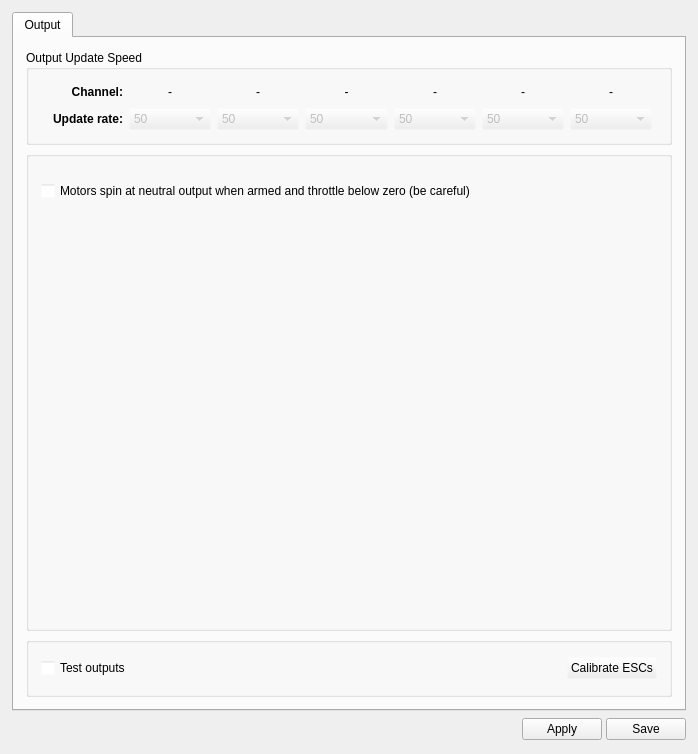
<?xml version="1.0" encoding="UTF-8"?>
<ui version="4.0">
 <class>OutputWidget</class>
 <widget class="QWidget" name="OutputWidget">
  <property name="geometry">
   <rect>
    <x>0</x>
    <y>0</y>
    <width>698</width>
    <height>754</height>
   </rect>
  </property>
  <property name="windowTitle">
   <string>Form</string>
  </property>
  <layout class="QVBoxLayout" name="verticalLayout_2">
   <property name="leftMargin">
    <number>12</number>
   </property>
   <property name="topMargin">
    <number>12</number>
   </property>
   <property name="rightMargin">
    <number>12</number>
   </property>
   <property name="bottomMargin">
    <number>12</number>
   </property>
   <item>
    <widget class="QTabWidget" name="tabWidget">
     <property name="tabShape">
      <enum>QTabWidget::Rounded</enum>
     </property>
     <property name="currentIndex">
      <number>0</number>
     </property>
     <property name="elideMode">
      <enum>Qt::ElideMiddle</enum>
     </property>
     <widget class="QWidget" name="tab">
      <attribute name="title">
       <string>Output</string>
      </attribute>
      <layout class="QVBoxLayout" name="verticalLayout_4">
       <property name="spacing">
        <number>0</number>
       </property>
       <property name="leftMargin">
        <number>0</number>
       </property>
       <property name="topMargin">
        <number>0</number>
       </property>
       <property name="rightMargin">
        <number>0</number>
       </property>
       <property name="bottomMargin">
        <number>0</number>
       </property>
       <item>
        <widget class="QScrollArea" name="scrollArea">
         <property name="palette">
          <palette>
           <active>
            <colorrole role="Base">
             <brush brushstyle="SolidPattern">
              <color alpha="255">
               <red>255</red>
               <green>255</green>
               <blue>255</blue>
              </color>
             </brush>
            </colorrole>
            <colorrole role="Window">
             <brush brushstyle="SolidPattern">
              <color alpha="0">
               <red>232</red>
               <green>232</green>
               <blue>232</blue>
              </color>
             </brush>
            </colorrole>
           </active>
           <inactive>
            <colorrole role="Base">
             <brush brushstyle="SolidPattern">
              <color alpha="255">
               <red>255</red>
               <green>255</green>
               <blue>255</blue>
              </color>
             </brush>
            </colorrole>
            <colorrole role="Window">
             <brush brushstyle="SolidPattern">
              <color alpha="0">
               <red>232</red>
               <green>232</green>
               <blue>232</blue>
              </color>
             </brush>
            </colorrole>
           </inactive>
           <disabled>
            <colorrole role="Base">
             <brush brushstyle="SolidPattern">
              <color alpha="0">
               <red>232</red>
               <green>232</green>
               <blue>232</blue>
              </color>
             </brush>
            </colorrole>
            <colorrole role="Window">
             <brush brushstyle="SolidPattern">
              <color alpha="0">
               <red>232</red>
               <green>232</green>
               <blue>232</blue>
              </color>
             </brush>
            </colorrole>
           </disabled>
          </palette>
         </property>
         <property name="frameShape">
          <enum>QFrame::NoFrame</enum>
         </property>
         <property name="widgetResizable">
          <bool>true</bool>
         </property>
         <widget class="QWidget" name="scrollAreaWidgetContents">
          <property name="geometry">
           <rect>
            <x>0</x>
            <y>0</y>
            <width>670</width>
            <height>664</height>
           </rect>
          </property>
          <layout class="QVBoxLayout" name="verticalLayout_3">
           <property name="spacing">
            <number>6</number>
           </property>
           <property name="leftMargin">
            <number>12</number>
           </property>
           <property name="topMargin">
            <number>12</number>
           </property>
           <property name="rightMargin">
            <number>12</number>
           </property>
           <property name="bottomMargin">
            <number>12</number>
           </property>
           <item>
            <widget class="QGroupBox" name="groupBox_2">
             <property name="sizePolicy">
              <sizepolicy hsizetype="Expanding" vsizetype="Fixed">
               <horstretch>0</horstretch>
               <verstretch>0</verstretch>
              </sizepolicy>
             </property>
             <property name="minimumSize">
              <size>
               <width>0</width>
               <height>0</height>
              </size>
             </property>
             <property name="title">
              <string>Output Update Speed</string>
             </property>
             <layout class="QGridLayout" name="gridLayout" columnstretch="0,0,0,0,0,0,0,0,0">
              <property name="leftMargin">
               <number>12</number>
              </property>
              <property name="topMargin">
               <number>12</number>
              </property>
              <property name="rightMargin">
               <number>12</number>
              </property>
              <property name="bottomMargin">
               <number>12</number>
              </property>
              <property name="horizontalSpacing">
               <number>6</number>
              </property>
              <item row="0" column="7">
               <widget class="QLabel" name="chBank6">
                <property name="text">
                 <string>-</string>
                </property>
                <property name="alignment">
                 <set>Qt::AlignCenter</set>
                </property>
               </widget>
              </item>
              <item row="0" column="1">
               <widget class="QLabel" name="label_9">
                <property name="font">
                 <font>
                  <weight>75</weight>
                  <bold>true</bold>
                 </font>
                </property>
                <property name="text">
                 <string>Channel:</string>
                </property>
                <property name="alignment">
                 <set>Qt::AlignRight|Qt::AlignTrailing|Qt::AlignVCenter</set>
                </property>
               </widget>
              </item>
              <item row="0" column="2">
               <widget class="QLabel" name="chBank1">
                <property name="text">
                 <string>-</string>
                </property>
                <property name="alignment">
                 <set>Qt::AlignCenter</set>
                </property>
               </widget>
              </item>
              <item row="0" column="3">
               <widget class="QLabel" name="chBank2">
                <property name="text">
                 <string>-</string>
                </property>
                <property name="alignment">
                 <set>Qt::AlignCenter</set>
                </property>
               </widget>
              </item>
              <item row="0" column="4">
               <widget class="QLabel" name="chBank3">
                <property name="text">
                 <string>-</string>
                </property>
                <property name="alignment">
                 <set>Qt::AlignCenter</set>
                </property>
               </widget>
              </item>
              <item row="0" column="5">
               <widget class="QLabel" name="chBank4">
                <property name="text">
                 <string>-</string>
                </property>
                <property name="alignment">
                 <set>Qt::AlignCenter</set>
                </property>
               </widget>
              </item>
              <item row="1" column="1">
               <widget class="QLabel" name="label_3">
                <property name="sizePolicy">
                 <sizepolicy hsizetype="Minimum" vsizetype="Preferred">
                  <horstretch>0</horstretch>
                  <verstretch>0</verstretch>
                 </sizepolicy>
                </property>
                <property name="minimumSize">
                 <size>
                  <width>0</width>
                  <height>20</height>
                 </size>
                </property>
                <property name="font">
                 <font>
                  <weight>75</weight>
                  <bold>true</bold>
                 </font>
                </property>
                <property name="text">
                 <string>Update rate:</string>
                </property>
                <property name="alignment">
                 <set>Qt::AlignRight|Qt::AlignTrailing|Qt::AlignVCenter</set>
                </property>
               </widget>
              </item>
              <item row="1" column="2">
               <widget class="QComboBox" name="cb_outputRate1">
                <property name="enabled">
                 <bool>false</bool>
                </property>
                <property name="sizePolicy">
                 <sizepolicy hsizetype="Minimum" vsizetype="Fixed">
                  <horstretch>0</horstretch>
                  <verstretch>0</verstretch>
                 </sizepolicy>
                </property>
                <property name="minimumSize">
                 <size>
                  <width>0</width>
                  <height>20</height>
                 </size>
                </property>
                <property name="toolTip">
                 <string>Setup &quot;TurboPWM&quot; here: usual value is 400 Hz for multirotor airframes.
Leave at 50Hz for fixed wing.</string>
                </property>
                <item>
                 <property name="text">
                  <string>50</string>
                 </property>
                </item>
                <item>
                 <property name="text">
                  <string>60</string>
                 </property>
                </item>
                <item>
                 <property name="text">
                  <string>125</string>
                 </property>
                </item>
                <item>
                 <property name="text">
                  <string>165</string>
                 </property>
                </item>
                <item>
                 <property name="text">
                  <string>270</string>
                 </property>
                </item>
                <item>
                 <property name="text">
                  <string>330</string>
                 </property>
                </item>
                <item>
                 <property name="text">
                  <string>400</string>
                 </property>
                </item>
                <item>
                 <property name="text">
                  <string>1000</string>
                 </property>
                </item>
                <item>
                 <property name="text">
                  <string>2000</string>
                 </property>
                </item>
                <item>
                 <property name="text">
                  <string>4000</string>
                 </property>
                </item>
                <item>
                 <property name="text">
                  <string>8000</string>
                 </property>
                </item>
                <item>
                 <property name="text">
                  <string>12000</string>
                 </property>
                </item>
                <item>
                 <property name="text">
                  <string>0</string>
                 </property>
                </item>
               </widget>
              </item>
              <item row="1" column="3">
               <widget class="QComboBox" name="cb_outputRate2">
                <property name="enabled">
                 <bool>false</bool>
                </property>
                <property name="sizePolicy">
                 <sizepolicy hsizetype="Minimum" vsizetype="Fixed">
                  <horstretch>0</horstretch>
                  <verstretch>0</verstretch>
                 </sizepolicy>
                </property>
                <property name="minimumSize">
                 <size>
                  <width>0</width>
                  <height>20</height>
                 </size>
                </property>
                <property name="toolTip">
                 <string>Setup &quot;TurboPWM&quot; here: usual value is 400 Hz for multirotor airframes.
Leave at 50Hz for fixed wing.</string>
                </property>
                <item>
                 <property name="text">
                  <string>50</string>
                 </property>
                </item>
                <item>
                 <property name="text">
                  <string>60</string>
                 </property>
                </item>
                <item>
                 <property name="text">
                  <string>125</string>
                 </property>
                </item>
                <item>
                 <property name="text">
                  <string>165</string>
                 </property>
                </item>
                <item>
                 <property name="text">
                  <string>270</string>
                 </property>
                </item>
                <item>
                 <property name="text">
                  <string>330</string>
                 </property>
                </item>
                <item>
                 <property name="text">
                  <string>400</string>
                 </property>
                </item>
                <item>
                 <property name="text">
                  <string>1000</string>
                 </property>
                </item>
                <item>
                 <property name="text">
                  <string>2000</string>
                 </property>
                </item>
                <item>
                 <property name="text">
                  <string>4000</string>
                 </property>
                </item>
                <item>
                 <property name="text">
                  <string>8000</string>
                 </property>
                </item>
                <item>
                 <property name="text">
                  <string>12000</string>
                 </property>
                </item>
                <item>
                 <property name="text">
                  <string>0</string>
                 </property>
                </item>
               </widget>
              </item>
              <item row="0" column="6">
               <widget class="QLabel" name="chBank5">
                <property name="text">
                 <string>-</string>
                </property>
                <property name="alignment">
                 <set>Qt::AlignCenter</set>
                </property>
               </widget>
              </item>
              <item row="1" column="4">
               <widget class="QComboBox" name="cb_outputRate3">
                <property name="enabled">
                 <bool>false</bool>
                </property>
                <property name="sizePolicy">
                 <sizepolicy hsizetype="Minimum" vsizetype="Fixed">
                  <horstretch>0</horstretch>
                  <verstretch>0</verstretch>
                 </sizepolicy>
                </property>
                <property name="minimumSize">
                 <size>
                  <width>0</width>
                  <height>20</height>
                 </size>
                </property>
                <property name="toolTip">
                 <string>Setup &quot;TurboPWM&quot; here: usual value is 400 Hz for multirotor airframes.
Leave at 50Hz for fixed wing.</string>
                </property>
                <item>
                 <property name="text">
                  <string>50</string>
                 </property>
                </item>
                <item>
                 <property name="text">
                  <string>60</string>
                 </property>
                </item>
                <item>
                 <property name="text">
                  <string>125</string>
                 </property>
                </item>
                <item>
                 <property name="text">
                  <string>165</string>
                 </property>
                </item>
                <item>
                 <property name="text">
                  <string>270</string>
                 </property>
                </item>
                <item>
                 <property name="text">
                  <string>330</string>
                 </property>
                </item>
                <item>
                 <property name="text">
                  <string>400</string>
                 </property>
                </item>
                <item>
                 <property name="text">
                  <string>1000</string>
                 </property>
                </item>
                <item>
                 <property name="text">
                  <string>2000</string>
                 </property>
                </item>
                <item>
                 <property name="text">
                  <string>4000</string>
                 </property>
                </item>
                <item>
                 <property name="text">
                  <string>8000</string>
                 </property>
                </item>
                <item>
                 <property name="text">
                  <string>12000</string>
                 </property>
                </item>
                <item>
                 <property name="text">
                  <string>0</string>
                 </property>
                </item>
               </widget>
              </item>
              <item row="1" column="5">
               <widget class="QComboBox" name="cb_outputRate4">
                <property name="enabled">
                 <bool>false</bool>
                </property>
                <property name="sizePolicy">
                 <sizepolicy hsizetype="Minimum" vsizetype="Fixed">
                  <horstretch>0</horstretch>
                  <verstretch>0</verstretch>
                 </sizepolicy>
                </property>
                <property name="minimumSize">
                 <size>
                  <width>0</width>
                  <height>20</height>
                 </size>
                </property>
                <property name="toolTip">
                 <string>Setup &quot;TurboPWM&quot; here: usual value is 400 Hz for multirotor airframes.
Leave at 50Hz for fixed wing.</string>
                </property>
                <item>
                 <property name="text">
                  <string>50</string>
                 </property>
                </item>
                <item>
                 <property name="text">
                  <string>60</string>
                 </property>
                </item>
                <item>
                 <property name="text">
                  <string>125</string>
                 </property>
                </item>
                <item>
                 <property name="text">
                  <string>165</string>
                 </property>
                </item>
                <item>
                 <property name="text">
                  <string>270</string>
                 </property>
                </item>
                <item>
                 <property name="text">
                  <string>330</string>
                 </property>
                </item>
                <item>
                 <property name="text">
                  <string>400</string>
                 </property>
                </item>
                <item>
                 <property name="text">
                  <string>1000</string>
                 </property>
                </item>
                <item>
                 <property name="text">
                  <string>2000</string>
                 </property>
                </item>
                <item>
                 <property name="text">
                  <string>4000</string>
                 </property>
                </item>
                <item>
                 <property name="text">
                  <string>8000</string>
                 </property>
                </item>
                <item>
                 <property name="text">
                  <string>12000</string>
                 </property>
                </item>
                <item>
                 <property name="text">
                  <string>0</string>
                 </property>
                </item>
               </widget>
              </item>
              <item row="1" column="7">
               <widget class="QComboBox" name="cb_outputRate6">
                <property name="enabled">
                 <bool>false</bool>
                </property>
                <property name="sizePolicy">
                 <sizepolicy hsizetype="Minimum" vsizetype="Fixed">
                  <horstretch>0</horstretch>
                  <verstretch>0</verstretch>
                 </sizepolicy>
                </property>
                <property name="minimumSize">
                 <size>
                  <width>0</width>
                  <height>20</height>
                 </size>
                </property>
                <property name="currentIndex">
                 <number>0</number>
                </property>
                <item>
                 <property name="text">
                  <string>50</string>
                 </property>
                </item>
                <item>
                 <property name="text">
                  <string>60</string>
                 </property>
                </item>
                <item>
                 <property name="text">
                  <string>125</string>
                 </property>
                </item>
                <item>
                 <property name="text">
                  <string>165</string>
                 </property>
                </item>
                <item>
                 <property name="text">
                  <string>270</string>
                 </property>
                </item>
                <item>
                 <property name="text">
                  <string>330</string>
                 </property>
                </item>
                <item>
                 <property name="text">
                  <string>400</string>
                 </property>
                </item>
                <item>
                 <property name="text">
                  <string>1000</string>
                 </property>
                </item>
                <item>
                 <property name="text">
                  <string>2000</string>
                 </property>
                </item>
                <item>
                 <property name="text">
                  <string>4000</string>
                 </property>
                </item>
                <item>
                 <property name="text">
                  <string>8000</string>
                 </property>
                </item>
                <item>
                 <property name="text">
                  <string>12000</string>
                 </property>
                </item>
                <item>
                 <property name="text">
                  <string>0</string>
                 </property>
                </item>
               </widget>
              </item>
              <item row="1" column="6">
               <widget class="QComboBox" name="cb_outputRate5">
                <property name="enabled">
                 <bool>false</bool>
                </property>
                <property name="sizePolicy">
                 <sizepolicy hsizetype="Minimum" vsizetype="Fixed">
                  <horstretch>0</horstretch>
                  <verstretch>0</verstretch>
                 </sizepolicy>
                </property>
                <property name="minimumSize">
                 <size>
                  <width>0</width>
                  <height>20</height>
                 </size>
                </property>
                <property name="editable">
                 <bool>false</bool>
                </property>
                <property name="currentIndex">
                 <number>0</number>
                </property>
                <item>
                 <property name="text">
                  <string>50</string>
                 </property>
                </item>
                <item>
                 <property name="text">
                  <string>60</string>
                 </property>
                </item>
                <item>
                 <property name="text">
                  <string>125</string>
                 </property>
                </item>
                <item>
                 <property name="text">
                  <string>165</string>
                 </property>
                </item>
                <item>
                 <property name="text">
                  <string>270</string>
                 </property>
                </item>
                <item>
                 <property name="text">
                  <string>330</string>
                 </property>
                </item>
                <item>
                 <property name="text">
                  <string>400</string>
                 </property>
                </item>
                <item>
                 <property name="text">
                  <string>1000</string>
                 </property>
                </item>
                <item>
                 <property name="text">
                  <string>2000</string>
                 </property>
                </item>
                <item>
                 <property name="text">
                  <string>4000</string>
                 </property>
                </item>
                <item>
                 <property name="text">
                  <string>8000</string>
                 </property>
                </item>
                <item>
                 <property name="text">
                  <string>12000</string>
                 </property>
                </item>
                <item>
                 <property name="text">
                  <string>0</string>
                 </property>
                </item>
               </widget>
              </item>
              <item row="0" column="8">
               <spacer name="horizontalSpacer_3">
                <property name="orientation">
                 <enum>Qt::Horizontal</enum>
                </property>
                <property name="sizeType">
                 <enum>QSizePolicy::Minimum</enum>
                </property>
                <property name="sizeHint" stdset="0">
                 <size>
                  <width>5</width>
                  <height>20</height>
                 </size>
                </property>
               </spacer>
              </item>
              <item row="1" column="8">
               <spacer name="horizontalSpacer_4">
                <property name="sizePolicy">
                 <sizepolicy hsizetype="Minimum" vsizetype="Minimum">
                  <horstretch>0</horstretch>
                  <verstretch>0</verstretch>
                 </sizepolicy>
                </property>
                <property name="minimumSize">
                 <size>
                  <width>0</width>
                  <height>20</height>
                 </size>
                </property>
                <property name="orientation">
                 <enum>Qt::Horizontal</enum>
                </property>
                <property name="sizeType">
                 <enum>QSizePolicy::Minimum</enum>
                </property>
                <property name="sizeHint" stdset="0">
                 <size>
                  <width>5</width>
                  <height>20</height>
                 </size>
                </property>
               </spacer>
              </item>
             </layout>
            </widget>
           </item>
           <item>
            <widget class="QGroupBox" name="groupBox_3">
             <property name="title">
              <string/>
             </property>
             <layout class="QVBoxLayout" name="verticalLayout">
              <property name="leftMargin">
               <number>0</number>
              </property>
              <property name="topMargin">
               <number>12</number>
              </property>
              <property name="rightMargin">
               <number>0</number>
              </property>
              <property name="bottomMargin">
               <number>12</number>
              </property>
              <item>
               <layout class="QVBoxLayout" name="channelLayout">
                <property name="sizeConstraint">
                 <enum>QLayout::SetDefaultConstraint</enum>
                </property>
               </layout>
              </item>
              <item>
               <layout class="QHBoxLayout" name="horizontalLayout_2">
                <property name="leftMargin">
                 <number>12</number>
                </property>
                <property name="topMargin">
                 <number>12</number>
                </property>
                <property name="rightMargin">
                 <number>12</number>
                </property>
                <property name="bottomMargin">
                 <number>12</number>
                </property>
                <item>
                 <widget class="QCheckBox" name="spinningArmed">
                  <property name="minimumSize">
                   <size>
                    <width>519</width>
                    <height>0</height>
                   </size>
                  </property>
                  <property name="text">
                   <string>Motors spin at neutral output when armed and throttle below zero (be careful)</string>
                  </property>
                 </widget>
                </item>
                <item>
                 <spacer name="horizontalSpacer_2">
                  <property name="orientation">
                   <enum>Qt::Horizontal</enum>
                  </property>
                  <property name="sizeHint" stdset="0">
                   <size>
                    <width>40</width>
                    <height>20</height>
                   </size>
                  </property>
                 </spacer>
                </item>
               </layout>
              </item>
              <item>
               <spacer name="verticalSpacer">
                <property name="orientation">
                 <enum>Qt::Vertical</enum>
                </property>
                <property name="sizeHint" stdset="0">
                 <size>
                  <width>20</width>
                  <height>542</height>
                 </size>
                </property>
               </spacer>
              </item>
             </layout>
            </widget>
           </item>
           <item>
            <widget class="QGroupBox" name="groupBox_4">
             <property name="minimumSize">
              <size>
               <width>0</width>
               <height>60</height>
              </size>
             </property>
             <property name="title">
              <string/>
             </property>
             <layout class="QVBoxLayout" name="verticalLayout_6">
              <property name="leftMargin">
               <number>12</number>
              </property>
              <property name="topMargin">
               <number>12</number>
              </property>
              <property name="rightMargin">
               <number>12</number>
              </property>
              <property name="bottomMargin">
               <number>12</number>
              </property>
              <item>
               <layout class="QHBoxLayout" name="horizontalLayout_3">
                <item>
                 <widget class="QCheckBox" name="channelOutTest">
                  <property name="enabled">
                   <bool>true</bool>
                  </property>
                  <property name="minimumSize">
                   <size>
                    <width>105</width>
                    <height>0</height>
                   </size>
                  </property>
                  <property name="toolTip">
                   <string>Move the servos using the sliders. Two important things:
- Take extra care if the output is connected to an motor controller!
- Will only work if the RC receiver is working (failsafe)</string>
                  </property>
                  <property name="text">
                   <string>Test outputs</string>
                  </property>
                 </widget>
                </item>
                <item>
                 <spacer name="horizontalSpacer_5">
                  <property name="orientation">
                   <enum>Qt::Horizontal</enum>
                  </property>
                  <property name="sizeHint" stdset="0">
                   <size>
                    <width>40</width>
                    <height>20</height>
                   </size>
                  </property>
                 </spacer>
                </item>
                <item>
                 <widget class="QPushButton" name="calibrateESC">
                  <property name="text">
                   <string>Calibrate ESCs</string>
                  </property>
                 </widget>
                </item>
               </layout>
              </item>
             </layout>
            </widget>
           </item>
          </layout>
         </widget>
        </widget>
       </item>
      </layout>
     </widget>
    </widget>
   </item>
   <item>
    <layout class="QHBoxLayout" name="horizontalLayout">
     <property name="spacing">
      <number>4</number>
     </property>
     <item>
      <spacer name="horizontalSpacer">
       <property name="orientation">
        <enum>Qt::Horizontal</enum>
       </property>
       <property name="sizeHint" stdset="0">
        <size>
         <width>592</width>
         <height>16</height>
        </size>
       </property>
      </spacer>
     </item>
     <item>
      <widget class="QPushButton" name="outputHelp">
       <property name="sizePolicy">
        <sizepolicy hsizetype="Fixed" vsizetype="Fixed">
         <horstretch>0</horstretch>
         <verstretch>0</verstretch>
        </sizepolicy>
       </property>
       <property name="minimumSize">
        <size>
         <width>0</width>
         <height>25</height>
        </size>
       </property>
       <property name="maximumSize">
        <size>
         <width>25</width>
         <height>25</height>
        </size>
       </property>
       <property name="toolTip">
        <string>Takes you to the wiki page</string>
       </property>
       <property name="text">
        <string/>
       </property>
       <property name="icon">
        <iconset resource="../coreplugin/core.qrc">
         <normaloff>:/core/images/helpicon.svg</normaloff>:/core/images/helpicon.svg</iconset>
       </property>
       <property name="iconSize">
        <size>
         <width>25</width>
         <height>25</height>
        </size>
       </property>
       <property name="flat">
        <bool>true</bool>
       </property>
      </widget>
     </item>
     <item>
      <widget class="QPushButton" name="saveRCOutputToRAM">
       <property name="minimumSize">
        <size>
         <width>0</width>
         <height>0</height>
        </size>
       </property>
       <property name="maximumSize">
        <size>
         <width>16777215</width>
         <height>16777215</height>
        </size>
       </property>
       <property name="toolTip">
        <string>Send to flight controller but don't write to non volatile memory.
Be sure to set the Neutral position on all sliders before sending!</string>
       </property>
       <property name="styleSheet">
        <string notr="true"/>
       </property>
       <property name="text">
        <string>Apply</string>
       </property>
      </widget>
     </item>
     <item>
      <widget class="QPushButton" name="saveRCOutputToSD">
       <property name="minimumSize">
        <size>
         <width>0</width>
         <height>0</height>
        </size>
       </property>
       <property name="maximumSize">
        <size>
         <width>16777215</width>
         <height>16777215</height>
        </size>
       </property>
       <property name="toolTip">
        <string>Be sure to set the Neutral position on all sliders before sending!
Applies and Saves all settings to SD</string>
       </property>
       <property name="styleSheet">
        <string notr="true"/>
       </property>
       <property name="text">
        <string>Save</string>
       </property>
      </widget>
     </item>
    </layout>
   </item>
  </layout>
 </widget>
 <tabstops>
  <tabstop>saveRCOutputToRAM</tabstop>
  <tabstop>saveRCOutputToSD</tabstop>
 </tabstops>
 <resources>
  <include location="../coreplugin/core.qrc"/>
 </resources>
 <connections/>
</ui>
